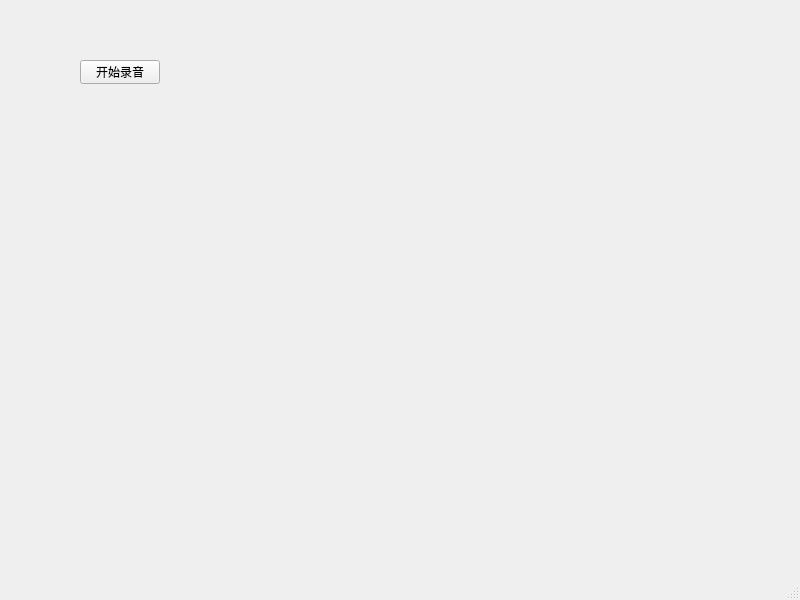
<?xml version="1.0" encoding="UTF-8"?>
<ui version="4.0">
 <class>MainWindow</class>
 <widget class="QMainWindow" name="MainWindow">
  <property name="geometry">
   <rect>
    <x>0</x>
    <y>0</y>
    <width>800</width>
    <height>600</height>
   </rect>
  </property>
  <property name="windowTitle">
   <string>MainWindow</string>
  </property>
  <widget class="QWidget" name="centralwidget">
   <widget class="QPushButton" name="audioButton">
    <property name="geometry">
     <rect>
      <x>80</x>
      <y>60</y>
      <width>80</width>
      <height>24</height>
     </rect>
    </property>
    <property name="text">
     <string>开始录音</string>
    </property>
   </widget>
  </widget>
  <widget class="QMenuBar" name="menubar">
   <property name="geometry">
    <rect>
     <x>0</x>
     <y>0</y>
     <width>800</width>
     <height>21</height>
    </rect>
   </property>
  </widget>
  <widget class="QStatusBar" name="statusbar"/>
 </widget>
 <resources/>
 <connections/>
</ui>
